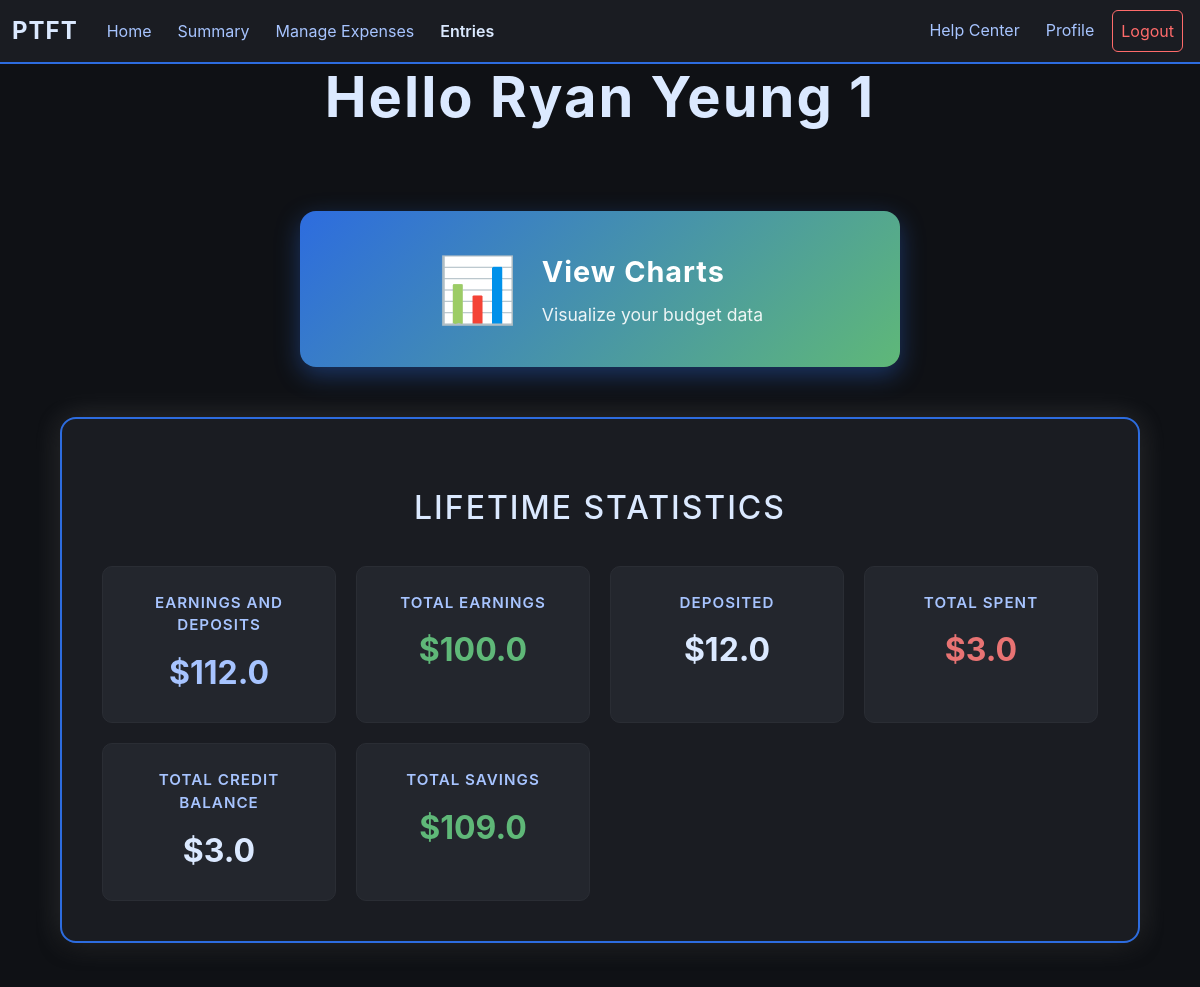
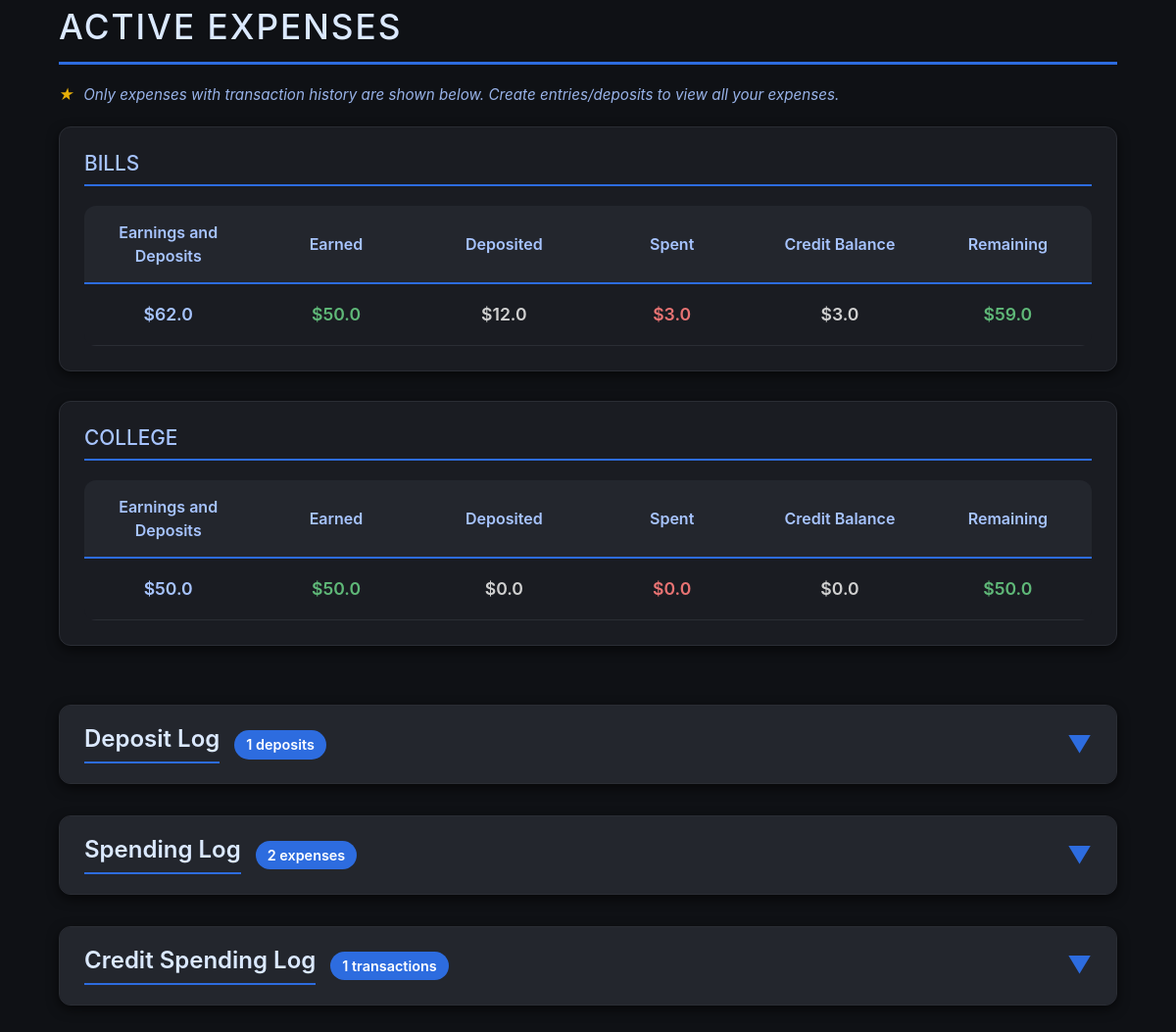
Screenshot of /summary (signed in) with the database file from the repository (2 pictures, top to bottom).
### app/models.py (models this page shows, shortened)
class User(db.Model):        #Stores all user info
    id = db.Column(db.Integer, primary_key = True)
    view_tutorial = db.Column(db.Boolean, default = False)
    email = db.Column(db.String(25))
    name = db.Column(db.String(25))
    pw = db.Column(db.String(25))

class Expenses(db.Model):        #Stores all expense category per user
    id = db.Column(db.Integer, primary_key = True)
    user_id = db.Column(db.Integer, db.ForeignKey("user.id"))
    name = db.Column(db.String(25))
    percentage = db.Column(db.Float)
    status = db.Column(db.Boolean, default = True)      #Archive Status
    deleted = db.Column(db.Boolean, default = False)
    savings = db.Column(db.Float, default = 0.0)
    earnings = db.Column(db.Float, default = 0.0)
    spendings = db.Column(db.Float, default = 0.0)
    transferred = db.Column(db.Float, default = 0.0)
    balance = db.Column(db.Float, default = 0.0)
    credit_balance = db.Column(db.Float, default = 0.0)

### app/routes/user.py (the view, shortened to what this page needs)
@user.route("/summary", methods=["GET"])
def summary():
    if "user_id" in session:
        expense_data = {}       #Store raw data from snapshots
        accumulated_expense_data = {"Balance": 0.0,
                                    "Earnings": 0.0,
                                    "Deposits": 0.0,
                                    "Spendings": 0.0,
                                    "Savings": 0.0,
                                    "Credit_Balance": 0.0}
        snaps = Exp_Snap.query.filter_by(user_id = session["user_id"]).all()
        deposits = Transaction.query.filter_by(user_id = session["user_id"], deposit_status = True).all()
        for snap in snaps:
            earnings = float(snap.expense_earnings)
            spending = float(snap.total_spending)
            credit_balance = float(snap.credit_balance)
            if snap.expense_id not in expense_data:
                expense_data[snap.expense_id] = {"earnings": 0.0,
                                                 "spending": 0.0,
                                                 "credit_balance": 0.0,
                                                 "deposits": 0.0,
                                                 "balance": 0.0,
                                                 "savings": 0.0}
            expense_dict = expense_data[snap.expense_id]       #Shortening code for readability
            expense_dict["earnings"] = expense_dict.get("earnings", 0.0) + earnings
            expense_dict["spending"] = expense_dict.get("spending", 0.0) + spending
            expense_dict["credit_balance"] = expense_dict.get("credit_balance", 0.0) + credit_balance
            accumulated_expense_data["Earnings"] += earnings
            accumulated_expense_data["Spendings"] += spending
            accumulated_expense_data["Credit_Balance"] += credit_balance
        for deposit in deposits:
            deposit_amount = deposit.amount
            expense_dict = expense_data[deposit.expense_id]
            expense_dict["deposits"] = expense_dict.get("deposits", 0.0) + deposit_amount
            accumulated_expense_data["Deposits"] += deposit_amount
        for expense_id in expense_data:
            expense_dict = expense_data[expense_id]
            balance = expense_dict.get("earnings", 0.0) + expense_dict.get("deposits", 0.0)
            savings = balance - expense_dict.get("spending", 0.0)
            expense_dict["balance"] = balance
            expense_dict["savings"] = savings
            accumulated_expense_data["Balance"] += balance
            accumulated_expense_data["Savings"] += savings
        if accumulated_expense_data:
            for data in accumulated_expense_data:
                accumulated_expense_data[data] = round(accumulated_expense_data[data], 2)
        if expense_data:
            for expense_id in expense_data:
                expense_dict = expense_data[expense_id]
                for key, value in expense_dict.items():
                    if isinstance(value, (int, float)):
                        expense_dict[key] = round(value, 2)
        active_expenses = {}
        inactive_expenses = {}
        expenses = Expenses.query.filter_by(user_id = session["user_id"]).all()
        for expense in expenses:        #Finalizing totals
            if expense.id in expense_data:
                expense_dict = expense_data[expense.id]
                expense_dict["name"] = expense.name     #Adding name
                expense.earnings = float(round(expense_dict.get("earnings", 0.0), 2))
                expense.spendings = float(round(expense_dict.get("spending", 0.0), 2))
                expense.transferred = float(round(expense_dict.get("deposits", 0.0), 2))
                expense.balance = float(round(expense_dict.get("balance", 0.0), 2))
                expense.credit_balance = float(round(expense_dict.get("credit_balance", 0.0), 2))
                expense.savings = float(round(expense_dict.get("savings", 0.0), 2))
                if expense.status:      #Separating expenses
                    active_expenses[expense.id] = expense_dict
                else:
                    inactive_expenses[expense.id] = expense_dict
        spending = Transaction.query.filter_by(user_id = session["user_id"], deposit_status = False).all()
        credits = Transaction.query.filter_by(user_id = session["user_id"], deposit_status = False, credit_status = True).all()
        db.session.commit()
        return render_template("summary.html", user = helper.get_user(session["user_id"]),
                               active_expenses = active_expenses, inactive_expenses = inactive_expenses,
                               lifetime_stats = accumulated_expense_data, spending = spending,
                               expense_data = expense_data, deposits = deposits, credits = credits)
    else:
        return render_template("login.html")

### app/helper.py (called while the page is built)
def get_user(identification):        #Method to get user by id
    return User.query.filter_by(id = identification).first()

### app/templates/summary.html (shortened to what this page needs)
{% extends "budget_base.html"%}
{% block content %}
    <h1 class="main-title">Hello {{user.name}}</h1>
<div class="expense-container">
    {% if active_expenses or inactive_expenses %}
        <div class="chart-button-section">
            <form action="{{ url_for('user.charts') }}" method="POST">
                <button class="chart-button" type="submit">
                    <span class="chart-icon">📊</span>
                    <span class="chart-text">
                        <span class="chart-title">View Charts</span>
                        <span class="chart-desc">Visualize your budget data</span>
                    </span>
                </button>
            </form>
        </div>
        <div class="lifetime-stats-section">
            <h2 class="lifetime-stats-title">Lifetime Statistics</h2>
            <div class="stats-grid">
                <div class="stat-card-main">
                    <div class="stat-label-main">Earnings and Deposits</div>
                    <div class="stat-value-main balance">${{lifetime_stats["Balance"]}}</div>
                </div>
                <div class="stat-card-main">
                    <div class="stat-label-main">Total Earnings</div>
                    <div class="stat-value-main earnings">${{lifetime_stats["Earnings"]}}</div>
                </div>
                <div class="stat-card-main">
                    <div class="stat-label-main">Deposited</div>
                    <div class="stat-value-main">${{lifetime_stats["Deposits"]}}</div>
                </div>
                <div class="stat-card-main">
                    <div class="stat-label-main">Total Spent</div>
                    <div class="stat-value-main spent">${{lifetime_stats["Spendings"]}}</div>
                </div>
                <div class="stat-card-main">
                    <div class="stat-label-main">Total Credit Balance</div>
                    <div class="stat-value-main">${{lifetime_stats["Credit_Balance"]}}</div>
                </div>
                <div class="stat-card-main">
                    <div class="stat-label-main">Total Savings</div>
                    <div class="stat-value-main savings">${{lifetime_stats["Savings"]}}</div>
                </div>
            </div>
        </div>
        {% endif %}
        {% if active_expenses %}
            <div class="expenses-section">
                <h1 class="section-title-large">Active Expenses</h1><p class="function-helper-text"><span class="tip-star">★</span> Only expenses with transaction history are shown below. Create entries/deposits to view all your expenses.</p>
            {% for expense_id in active_expenses %}
            <div class="expense-block">
                <h3 class="expense-name-small">{{active_expenses[expense_id]["name"]}}</h3>
                {% set earned = active_expenses[expense_id]["earnings"]%}
                {% set spent = active_expenses[expense_id]["spending"]%}
                {% set saved = active_expenses[expense_id]["savings"]%}
                {% set balance = active_expenses[expense_id]["balance"]%}
                {% set deposit = active_expenses[expense_id]["deposits"]%}
                {% set credit_balance = active_expenses[expense_id]["credit_balance"]%}
                <table class="expense-table stats-table">
                    <thead>
                        <tr>
                            <th>Earnings and Deposits</th>
                            <th>Earned</th>
                            <th>Deposited</th>
                            <th>Spent</th>
                            <th>Credit Balance</th>
                            <th>Remaining</th>
                        </tr>
                    </thead>
                    <tbody>
                        <tr>
                            <td class="balance-cell" style="color: #a7c4ff;">${{balance}}</td>
                            <td class="earnings-cell" style="color: #5fb878;">${{earned}}</td>
                            <td>${{deposit}}</td>
                            <td class="spent-cell" style="color: #e87373;">${{spent}}</td>
                            <td>${{credit_balance}}</td>
                            <td class="savings-cell" style="color: #5fb878;">${{saved}}</td>
                        </tr>
                    </tbody>
                </table>
            </div>
            {% endfor %}
            </div>
        {% endif %}
        {% if deposits %}
        <div class="collapsible-section">
            <div class="collapsible-header" onclick="toggleSection(this)">
                <div class="collapsible-title-wrapper">
                    <h2 class="collapsible-title">Deposit Log</h2>
                    <span class="item-count">{{ deposits|length }} deposits</span>
                </div>
                <span class="collapsible-arrow">▼</span>
            </div>
        </div>
        {% endif %}
        {% if spending %}
        <div class="collapsible-section">
            <div class="collapsible-header" onclick="toggleSection(this)">
                <div class="collapsible-title-wrapper">
                    <h2 class="collapsible-title">Spending Log</h2>
                    <span class="item-count">{{ spending|length }} expenses</span>
                </div>
                <span class="collapsible-arrow">▼</span>
            </div>
        </div>
        {% endif %}
        {% if credits %}
        <div class="collapsible-section">
            <div class="collapsible-header" onclick="toggleSection(this)">
                <div class="collapsible-title-wrapper">
                    <h2 class="collapsible-title">Credit Spending Log</h2>
                    <span class="item-count">{{ credits|length }} transactions</span>
                </div>
                <span class="collapsible-arrow">▼</span>
            </div>
        </div>
        {% endif %}
    </div>
{% endblock %}

### rows the page displays
User: name "Ryan Yeung 1"
Expenses: name "BILLS", balance "62.0", earned "50.0", transferred "12.0", spent "3.0", credit_balance "3.0", savings "59.0"
Expenses: name "COLLEGE"

### other values shown
{{ lifetime_stats["Balance"] }} "112.0"
{{ lifetime_stats["Earnings"] }} "100.0"
{{ lifetime_stats["Deposits"] }} "12.0"
{{ lifetime_stats["Spendings"] }} "3.0"
{{ lifetime_stats["Credit_Balance"] }} "3.0"
{{ lifetime_stats["Savings"] }} "109.0"
{{ balance }} "50.0"
{{ earned }} "50.0"
{{ deposit }} "0.0"
{{ spent }} "0.0"
{{ credit_balance }} "0.0"
{{ saved }} "50.0"
{{ deposits|length }} "1"
{{ spending|length }} "2"
{{ credits|length }} "1"
